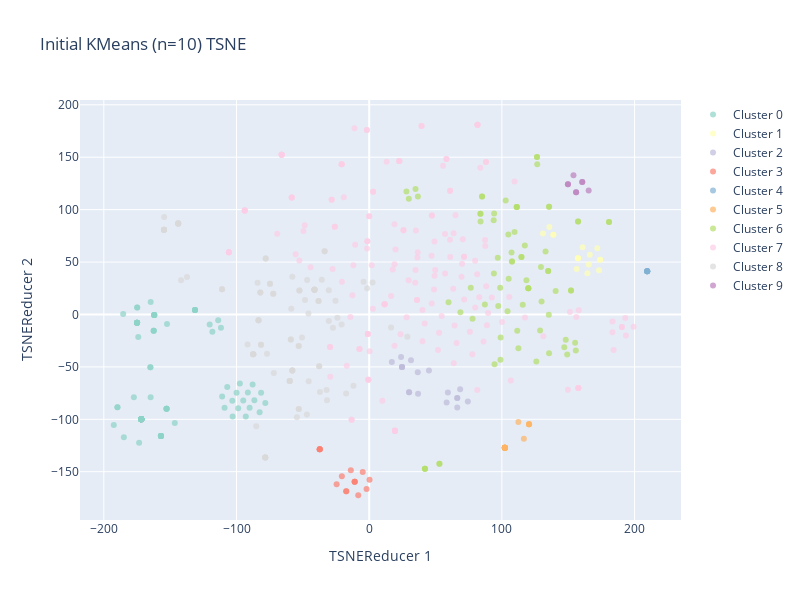
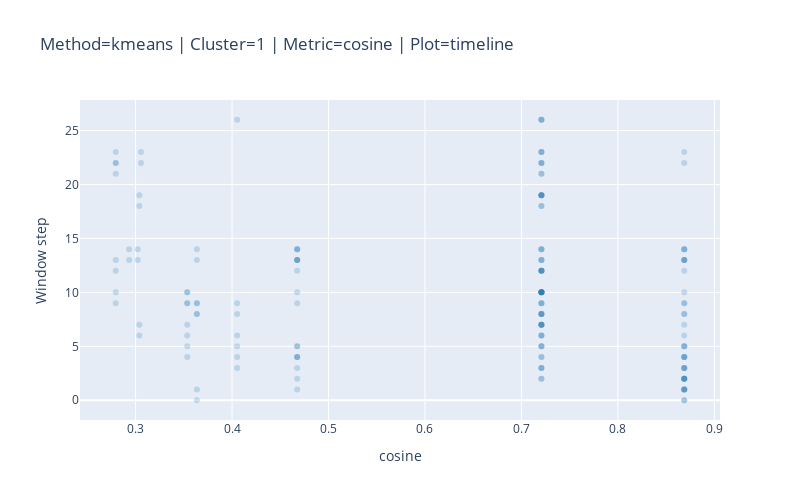
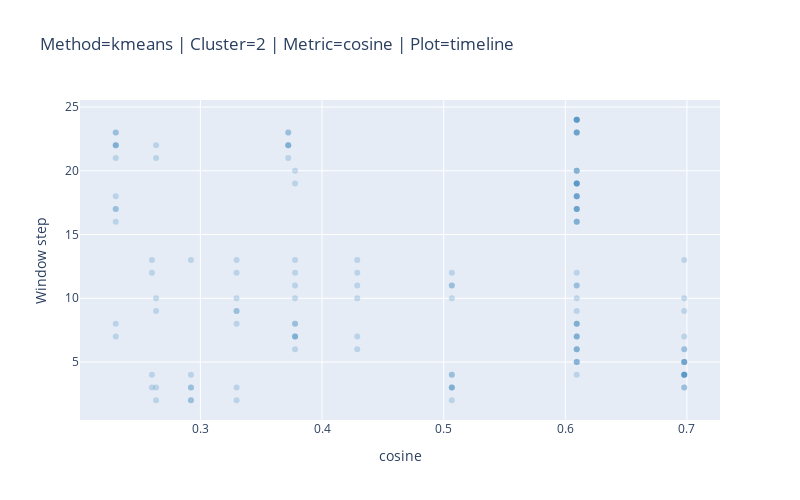

Notebook code cell kept with these figures, in order:
### Code cell
### Section: Usage Example
# DEFAULTS for interactive use / notebook. Move or edit these values when running experiments.


if __name__ == '__main__':
    # Minimal script-mode demo: load tokens & embeddings and run the usage_example once.
    with open(DEFAULTS.get('tokens_path'), 'r') as f:
        all_tokens = json.load(f)

    embeddings_tensor = torch.load(DEFAULTS.get('embeddings_path'), map_location='cpu')

    # Handle different tensor shapes
    if embeddings_tensor.dim() == 3:
        all_embeddings = embeddings_tensor.view(-1, embeddings_tensor.size(-1)).numpy()
    elif embeddings_tensor.dim() == 2:
        all_embeddings = embeddings_tensor.T.numpy()
    else:
        raise ValueError(f"Unexpected embedding tensor shape: {embeddings_tensor.shape}")

    # Trim to matching lengths if necessary
    if len(all_tokens) != all_embeddings.shape[0]:
        min_len = min(len(all_tokens), all_embeddings.shape[0])
        all_tokens = all_tokens[:min_len]
        all_embeddings = all_embeddings[:min_len]

    # Run the unified usage example (it will show TSNE and pdf/timeline plots once per method)
    usage_example(all_tokens, all_embeddings, params=DEFAULTS)

### Figure 1 — Plotly figure (JSON) as saved in the notebook; plotly's stock layout.template omitted (floating-point values rounded to 4 significant figures; data arrays with more than 128 entries replaced by an {"elided": "..."} marker saying what was removed)
{"data": [{"hovertemplate": "<b>%{text}</b><br>Cluster: Cluster 0<extra></extra>", "marker": {"color": "rgb(141,211,199)", "opacity": 0.7, "size": 6}, "mode": "markers", "name": "Cluster 0", "text": [".", ",", ",", ",", " and", ".", " and", ".", ".", " and", " and", ".", ",", " and", ".\n", ":", ",", ",", ",", ",", ",", ",", ",", ".", ",", ",", ",", ",", ",", ",", ",", ",", " and", ",", ",", ",", ",", ",", ".\n", ",", ",", " and", ".", ",", ".\n", ",", ",", " and", ".", " and", ".\n", ",", ".", " and", ".", " and", ".\n\n", ",", ".", ",", ":", ",", ",", ",", " and", ".", ",", " and", ",", ".\n\n", ",", ".", " and", ".", ".", ",", " and", ",", " and", ".\n\n", ",", ".", ",", ".", ".", ",", ",", ".", ".\n\n", ",", ".", " and", ",", "."], "type": "scatter", "x": [-174.9, -192.5, -171.8, -152.7, -82.58, -162.4, -94.92, -162.0, -162.4, -91.46, -102.9, -162.4, -157.0, -86.54, -131.3, -164.9, -189.8, -152.7, -189.8, -146.5, -177.4, -171.8, -171.8, -152.4, -171.8, -157.0, -157.0, -171.8, -173.4, -157.0, -184.9, -164.7, -97.47, -171.8, -152.7, -171.8, -171.8, -152.7, -131.3, -171.8, -171.8, -78.28, -162.0, -157.0, -131.3, -171.8, -157.0, -81.48, -162.0, -87.87, -131.3, -171.8, -162.0, -107.0, -162.0, -109.0, -113.8, -171.8, -174.9, -171.8, -164.9, -171.8, -171.8, -171.8, -93.0, -174.9, -171.8, -90.14, -171.8, -118.2, -171.8, -164.7, -98.75, -174.1, -174.9, -171.8, -110.8, -171.8, -99.95, -111.7, -171.8, -185.4, -171.8, -174.9, -174.9, -171.8, -171.8, -174.9, -120.2, -171.8, -174.9, -103.2, -171.8, -174.9], "y": [6.56, -105.3, -99.93, -89.91, -93.26, -15.54, -81.96, -0.5488, -15.54, -74.51, -97.32, -15.54, -115.9, -81.72, 4.303, -50.31, -88.56, -89.91, -88.56, -103.5, -78.97, -99.93, -99.93, -9.041, -99.93, -115.9, -115.9, -99.93, -122.5, -115.9, -117.0, -78.95, -65.79, -99.93, -89.91, -99.93, -99.93, -89.91, 4.303, -99.93, -99.93, -84.55, -0.5488, -115.9, 4.303, -99.93, -115.9, -74.6, -0.5488, -66.81, 4.303, -99.93, -0.5488, -69.08, -0.5488, -89.01, -5.601, -99.93, 6.56, -99.93, -50.31, -99.93, -99.93, -99.93, -97.37, -7.915, -99.93, -89.05, -99.93, -16.54, -99.93, 11.88, -89.56, -21.42, -7.915, -99.93, -78.26, -99.93, -74.65, -12.72, -99.93, 0.4893, -99.93, -7.915, -7.915, -99.93, -99.93, -7.915, -9.51, -99.93, -7.915, -82.31, -99.93, -7.915]}, {"hovertemplate": "<b>%{text}</b><br>Cluster: Cluster 1<extra></extra>", "marker": {"color": "rgb(255,255,179)", "opacity": 0.7, "size": 6}, "mode": "markers", "name": "Cluster 1", "text": [" personality", " personality", " traits", " personality", " personality", " traits", " personality", " personality", " personality", " personality", " personality", " traits", " personality", " personality", " personality", " traits"], "type": "scatter", "x": [164.4, 157.3, 138.8, 157.3, 156.3, 130.9, 160.8, 173.2, 171.9, 174.0, 166.3, 135.8, 157.3, 165.4, 174.0, 138.8], "y": [39.22, 53.63, 76.04, 53.63, 43.4, 77.35, 64.05, 42.29, 63.06, 52.27, 56.94, 83.34, 53.63, 47.7, 52.27, 76.04]}, {"hovertemplate": "<b>%{text}</b><br>Cluster: Cluster 2<extra></extra>", "marker": {"color": "rgb(190,186,218)", "opacity": 0.7, "size": 6}, "mode": "markers", "name": "Cluster 2", "text": [" can", " can", " should", " should", "'ll", "'ll", " should", "'ll", "'ll", " can", "'ll", "'ll", " can", " can", "'ll", " can", " might", " could"], "type": "scatter", "x": [17.06, 24.71, 36.82, 30.06, 59.3, 68.52, 30.06, 58.34, 66.37, 24.71, 66.37, 74.33, 31.48, 24.02, 66.37, 24.71, 45.01, 36.6], "y": [-45.38, -50.01, -75.53, -74.19, -74.4, -71.43, -74.19, -83.92, -88.81, -50.01, -79.8, -83.02, -43.65, -40.58, -79.8, -50.01, -53.55, -55.14]}, {"hovertemplate": "<b>%{text}</b><br>Cluster: Cluster 3<extra></extra>", "marker": {"color": "rgb(251,128,114)", "opacity": 0.7, "size": 6}, "mode": "markers", "name": "Cluster 3", "text": [" how", " how", " how", " how", " how", " how", " who", " who", " how", " how", " how", " how", " how", " how", " who", " who"], "type": "scatter", "x": [-24.54, -13.85, -17.32, -4.885, -10.96, -10.96, -37.29, -37.29, -20.61, -10.96, -17.32, 0.248, -8.279, -1.983, -37.29, -37.29], "y": [-162.0, -148.6, -168.6, -150.2, -159.6, -159.6, -128.5, -128.5, -154.2, -159.6, -168.6, -157.8, -172.5, -166.4, -128.5, -128.5]}, {"hovertemplate": "<b>%{text}</b><br>Cluster: Cluster 4<extra></extra>", "marker": {"color": "rgb(128,177,211)", "opacity": 0.7, "size": 6}, "mode": "markers", "name": "Cluster 4", "text": [" attachment", " attachment", " attachment", " attachment", " attachment", " attachment"], "type": "scatter", "x": [209.5, 209.5, 209.5, 209.5, 209.5, 209.5], "y": [41.13, 41.13, 41.13, 41.13, 41.13, 41.13]}, {"hovertemplate": "<b>%{text}</b><br>Cluster: Cluster 5<extra></extra>", "marker": {"color": "rgb(253,180,98)", "opacity": 0.7, "size": 6}, "mode": "markers", "name": "Cluster 5", "text": [" terms", "-term", " terms", "-term", "-term", "-term", " terms", " terms", " terms", " terms", " terms", " terms", " terms", " term"], "type": "scatter", "x": [102.2, 120.4, 102.2, 112.4, 120.4, 120.4, 102.2, 102.2, 102.2, 102.2, 102.2, 102.2, 102.2, 116.6], "y": [-127.2, -104.6, -127.2, -102.6, -104.6, -104.6, -127.2, -127.2, -127.2, -127.2, -127.2, -127.2, -127.2, -118.4]}, {"hovertemplate": "<b>%{text}</b><br>Cluster: Cluster 6<extra></extra>", "marker": {"color": "rgb(179,222,105)", "opacity": 0.7, "size": 6}, "mode": "markers", "name": "Cluster 6", "text": ["<｜begin▁of▁sentence｜>", " influences", " education", " friendships", " events", " psychological", " vs", " nurture", " affect", " behaviors", " role", " social", " resilience", " challenges", " education", " friendships", " events", " vs", " nurture", " psychological", " resilience", " social", " resilience", " impact", " impact", " behaviors", "-esteem", " styles", " triggers", " dissoci", " ties", "child", "hood", " education", " friendships", " events", " influences", " importance", " parenting", " styles", " dynamics", " affect", " relationships", " parent", " nurturing", " versus", " teaches", " skills", " influence", " education", " schooling", " affects", " school", " affects", "-esteem", " education", " influences", " confidence", " affect", " interactive", " vs", " classes", " friendships", " social", " interactions", " friendships", " boost", "-esteem", " social", " skills", " anxiety", "-esteem", " friend", " shares", " versus"], "type": "scatter", "x": [87.17, 111.2, 147.0, 107.3, 126.4, 109.5, 41.99, 152.1, 83.91, 135.6, 77.87, 36.69, 134.9, 76.54, 148.1, 114.7, 126.4, 41.99, 152.1, 104.8, 129.4, 29.84, 134.9, 85.05, 85.05, 135.6, 118.5, 180.7, 132.9, 93.97, 99.05, 135.3, 115.7, 155.7, 107.6, 126.6, 111.2, 68.72, 97.23, 180.7, 59.76, 83.82, 117.3, 104.2, 140.5, 52.92, 128.8, 157.4, 102.9, 155.2, 135.6, 93.79, 125.9, 94.14, 119.9, 149.2, 111.2, 105.1, 83.82, 94.45, 41.99, 112.4, 114.7, 28.03, 98.92, 107.6, 129.9, 119.9, 34.89, 157.4, 98.71, 119.9, 96.87, 111.5, 52.92], "y": [9.462, 102.5, -31.29, 59.07, 150.2, 78.72, -147.1, 22.88, 88.76, 102.7, -4.045, 112.7, 41.37, 25.46, -24.13, 54.74, 150.2, -147.1, 22.88, 76.22, 45.38, 110.3, 41.37, 112.7, 112.7, 102.7, 32.67, 88.12, 60.02, 39.02, -22.03, -0.3578, 9.265, -34.31, 50.44, 143.3, 102.5, 2.045, 8.078, 88.12, 11.55, 96.16, 65.77, 3.176, 22.5, -142.4, -15.22, 88.71, 108.7, -26.99, -37.03, 89.87, -44.79, 96.35, 25.06, -38.26, 102.5, 33.97, 96.16, -47.37, -147.1, -32.11, 54.74, 117.3, -43.21, 50.44, 12.38, 25.06, 119.6, 88.71, 25.48, 25.06, 54.01, -15.49, -142.4]}, {"hovertemplate": "<b>%{text}</b><br>Cluster: Cluster 7<extra></extra>", "marker": {"color": "rgb(252,205,229)", "opacity": 0.7, "size": 6}, "mode": "markers", "name": "Cluster 7", "text": {"elided": "172 str values"}, "type": "scatter", "x": {"elided": "172 float values"}, "y": {"elided": "172 float values"}}, {"hovertemplate": "<b>%{text}</b><br>Cluster: Cluster 8<extra></extra>", "marker": {"color": "rgb(217,217,217)", "opacity": 0.7, "size": 6}, "mode": "markers", "name": "Cluster 8", "text": [" like", " in", " of", " the", " of", " it", " to", " the", " on", " to", " the", " in", " the", " each", " to", " the", " the", " in", " without", " using", " for", " the", " a", " for", " the", " The", " be", " in", " with", " so", " I", " to", " The", " has", " a", " with", " I", " to", " these", " each", " in", " I", " by", " \"", "\"", " in", " I", " the", " based", " on", " the", " a", " within", " each", " I", " each", " in", " I", " about", " the", " the", " of", " I", " like", " a", "'s", " one", "'s", " I", " about", " the", " these", " on", " to", " I", " The", " of", " a", " a", " of", " which", " I", " to", " like", " on", " like", " I", " about", " to", " or", " a", " your", " one"], "type": "scatter", "x": [-78.33, -57.95, -50.64, -41.24, -53.07, -25.44, -91.71, -41.24, -54.48, -87.43, -38.17, -59.86, -38.17, -27.34, -77.05, -30.46, -35.78, -57.95, -31.81, -11.88, -37.69, -52.58, -74.79, -37.69, -41.24, 2.537, 16.47, -59.86, -37.1, -58.74, -144.0, -81.56, -4.261, 28.74, -74.79, -32.14, -144.0, -81.56, -33.62, -30.45, -59.86, -144.0, -45.6, -137.3, -141.8, -59.86, -154.5, -48.38, -17.38, -53.1, -41.24, -72.33, -71.89, -20.83, -154.6, -23.97, -57.95, -154.6, -83.41, -46.78, -41.24, -59.08, -154.6, -78.33, -82.09, -110.9, -78.02, -110.9, -144.0, -83.41, -52.58, -33.62, -47.0, -87.43, -154.6, -1.57, -53.07, -72.33, -84.15, -59.08, -45.81, -144.0, -87.43, -78.33, -53.1, -78.33, -154.6, -83.41, -87.43, -85.1, -82.09, -57.95, -78.02], "y": [-136.4, -53.43, -21.85, 23.63, -30.19, 13.09, -28.58, 23.63, -97.99, -37.93, 12.85, -63.38, 12.85, -12.61, -37.58, 23.17, 33.01, -53.43, -81.85, -67.95, -49.44, 22.8, 29.39, -49.44, 23.63, 30.41, -12.4, -63.38, -73.9, 5.44, 86.85, -28.83, 31.23, -21.33, 29.39, -72.05, 86.85, -28.83, 60.41, -6.202, -63.38, 86.85, -63.6, 35.67, 32.55, -63.38, 93.02, 13.7, -75.31, -90.14, 23.63, 19.78, -55.8, -9.674, 80.72, -3.091, -53.43, 80.72, -5.415, 32.94, 23.63, -23.79, 80.72, -136.4, 20.92, 23.98, 53.35, 23.98, 86.85, -5.415, 22.8, 60.41, -95.31, -37.93, 80.72, 25.01, -30.19, 19.78, 30.19, -23.79, 0.9593, 86.85, -37.93, -136.4, -90.14, -136.4, 80.72, -5.415, -37.93, -106.6, 20.92, 36.02, 53.35]}, {"hovertemplate": "<b>%{text}</b><br>Cluster: Cluster 9<extra></extra>", "marker": {"color": "rgb(188,128,189)", "opacity": 0.7, "size": 6}, "mode": "markers", "name": "Cluster 9", "text": [" experiences", " experiences", " experiences", " experiences", " experiences", " experiences", " experiences", " experiences"], "type": "scatter", "x": [155.9, 155.9, 153.9, 160.6, 165.4, 160.6, 149.8, 149.8], "y": [116.5, 116.5, 132.8, 126.3, 118.3, 126.3, 124.2, 124.2]}], "layout": {"height": 600, "showlegend": true, "title": {"text": "Initial KMeans (n=10) TSNE"}, "width": 800, "xaxis": {"title": {"text": "TSNEReducer 1"}}, "yaxis": {"title": {"text": "TSNEReducer 2"}}}}

### Figure 2 — Plotly figure (JSON) as saved in the notebook; plotly's stock layout.template omitted (floating-point values rounded to 4 significant figures)
{"data": [{"hoverinfo": "x+y", "marker": {"color": "rgba(31,119,180,0.6)", "line": {"width": 0}, "opacity": 0.35, "size": 6}, "mode": "markers", "name": "window_0", "type": "scatter", "x": [0.8688, 0.3635, 0.8688], "y": [0, 0, 0]}, {"hoverinfo": "x+y", "marker": {"color": "rgba(31,119,180,0.6)", "line": {"width": 0}, "opacity": 0.35, "size": 6}, "mode": "markers", "name": "window_1", "type": "scatter", "x": [0.3635, 0.8688, 0.8688, 0.8688, 0.4675, 0.8688, 0.8688], "y": [1, 1, 1, 1, 1, 1, 1]}, {"hoverinfo": "x+y", "marker": {"color": "rgba(31,119,180,0.6)", "line": {"width": 0}, "opacity": 0.35, "size": 6}, "mode": "markers", "name": "window_2", "type": "scatter", "x": [0.8688, 0.8688, 0.4675, 0.8688, 0.8688, 0.8688, 0.7207, 0.8688, 0.7207], "y": [2, 2, 2, 2, 2, 2, 2, 2, 2]}, {"hoverinfo": "x+y", "marker": {"color": "rgba(31,119,180,0.6)", "line": {"width": 0}, "opacity": 0.35, "size": 6}, "mode": "markers", "name": "window_3", "type": "scatter", "x": [0.8688, 0.7207, 0.8688, 0.7207, 0.4053, 0.4675, 0.8688, 0.8688, 0.7207], "y": [3, 3, 3, 3, 3, 3, 3, 3, 3]}, {"hoverinfo": "x+y", "marker": {"color": "rgba(31,119,180,0.6)", "line": {"width": 0}, "opacity": 0.35, "size": 6}, "mode": "markers", "name": "window_4", "type": "scatter", "x": [0.4053, 0.4675, 0.8688, 0.8688, 0.7207, 0.4675, 0.4675, 0.8688, 0.8688, 0.7207, 0.3535], "y": [4, 4, 4, 4, 4, 4, 4, 4, 4, 4, 4]}, {"hoverinfo": "x+y", "marker": {"color": "rgba(31,119,180,0.6)", "line": {"width": 0}, "opacity": 0.35, "size": 6}, "mode": "markers", "name": "window_5", "type": "scatter", "x": [0.4675, 0.4675, 0.8688, 0.8688, 0.7207, 0.3535, 0.8688, 0.4053, 0.7207, 0.7207], "y": [5, 5, 5, 5, 5, 5, 5, 5, 5, 5]}, {"hoverinfo": "x+y", "marker": {"color": "rgba(31,119,180,0.6)", "line": {"width": 0}, "opacity": 0.35, "size": 6}, "mode": "markers", "name": "window_6", "type": "scatter", "x": [0.8688, 0.4053, 0.7207, 0.7207, 0.7207, 0.3039, 0.3535], "y": [6, 6, 6, 6, 6, 6, 6]}, {"hoverinfo": "x+y", "marker": {"color": "rgba(31,119,180,0.6)", "line": {"width": 0}, "opacity": 0.35, "size": 6}, "mode": "markers", "name": "window_7", "type": "scatter", "x": [0.7207, 0.3039, 0.3535, 0.7207, 0.7207, 0.7207, 0.7207, 0.8688, 0.7207], "y": [7, 7, 7, 7, 7, 7, 7, 7, 7]}, {"hoverinfo": "x+y", "marker": {"color": "rgba(31,119,180,0.6)", "line": {"width": 0}, "opacity": 0.35, "size": 6}, "mode": "markers", "name": "window_8", "type": "scatter", "x": [0.7207, 0.7207, 0.7207, 0.7207, 0.8688, 0.7207, 0.8688, 0.4053, 0.3635, 0.3635], "y": [8, 8, 8, 8, 8, 8, 8, 8, 8, 8]}, {"hoverinfo": "x+y", "marker": {"color": "rgba(31,119,180,0.6)", "line": {"width": 0}, "opacity": 0.35, "size": 6}, "mode": "markers", "name": "window_9", "type": "scatter", "x": [0.8688, 0.4053, 0.3635, 0.3635, 0.8688, 0.4675, 0.7207, 0.7207, 0.2794, 0.3535, 0.7207, 0.3535], "y": [9, 9, 9, 9, 9, 9, 9, 9, 9, 9, 9, 9]}, {"hoverinfo": "x+y", "marker": {"color": "rgba(31,119,180,0.6)", "line": {"width": 0}, "opacity": 0.35, "size": 6}, "mode": "markers", "name": "window_10", "type": "scatter", "x": [0.8688, 0.4675, 0.7207, 0.7207, 0.2794, 0.3535, 0.7207, 0.3535, 0.7207, 0.7207, 0.7207, 0.7207, 0.7207, 0.7207, 0.7207], "y": [10, 10, 10, 10, 10, 10, 10, 10, 10, 10, 10, 10, 10, 10, 10]}, {"hoverinfo": "x+y", "marker": {"color": "rgba(31,119,180,0.6)", "line": {"width": 0}, "opacity": 0.35, "size": 6}, "mode": "markers", "name": "window_12", "type": "scatter", "x": [0.7207, 0.7207, 0.7207, 0.7207, 0.2794, 0.7207, 0.7207, 0.4675, 0.8688], "y": [12, 12, 12, 12, 12, 12, 12, 12, 12]}, {"hoverinfo": "x+y", "marker": {"color": "rgba(31,119,180,0.6)", "line": {"width": 0}, "opacity": 0.35, "size": 6}, "mode": "markers", "name": "window_13", "type": "scatter", "x": [0.7207, 0.2794, 0.7207, 0.7207, 0.4675, 0.8688, 0.4675, 0.8688, 0.4675, 0.8688, 0.3635, 0.4675, 0.3022, 0.8688, 0.2933], "y": [13, 13, 13, 13, 13, 13, 13, 13, 13, 13, 13, 13, 13, 13, 13]}, {"hoverinfo": "x+y", "marker": {"color": "rgba(31,119,180,0.6)", "line": {"width": 0}, "opacity": 0.35, "size": 6}, "mode": "markers", "name": "window_14", "type": "scatter", "x": [0.4675, 0.8688, 0.4675, 0.8688, 0.3635, 0.4675, 0.3022, 0.8688, 0.2933, 0.7207, 0.7207, 0.7207], "y": [14, 14, 14, 14, 14, 14, 14, 14, 14, 14, 14, 14]}, {"hoverinfo": "x+y", "marker": {"color": "rgba(31,119,180,0.6)", "line": {"width": 0}, "opacity": 0.35, "size": 6}, "mode": "markers", "name": "window_18", "type": "scatter", "x": [0.7207, 0.3039, 0.7207], "y": [18, 18, 18]}, {"hoverinfo": "x+y", "marker": {"color": "rgba(31,119,180,0.6)", "line": {"width": 0}, "opacity": 0.35, "size": 6}, "mode": "markers", "name": "window_19", "type": "scatter", "x": [0.3039, 0.7207, 0.7207, 0.7207, 0.7207, 0.7207, 0.7207], "y": [19, 19, 19, 19, 19, 19, 19]}, {"hoverinfo": "x+y", "marker": {"color": "rgba(31,119,180,0.6)", "line": {"width": 0}, "opacity": 0.35, "size": 6}, "mode": "markers", "name": "window_21", "type": "scatter", "x": [0.7207, 0.7207, 0.2794], "y": [21, 21, 21]}, {"hoverinfo": "x+y", "marker": {"color": "rgba(31,119,180,0.6)", "line": {"width": 0}, "opacity": 0.35, "size": 6}, "mode": "markers", "name": "window_22", "type": "scatter", "x": [0.7207, 0.2794, 0.8688, 0.3056, 0.2794, 0.7207, 0.7207], "y": [22, 22, 22, 22, 22, 22, 22]}, {"hoverinfo": "x+y", "marker": {"color": "rgba(31,119,180,0.6)", "line": {"width": 0}, "opacity": 0.35, "size": 6}, "mode": "markers", "name": "window_23", "type": "scatter", "x": [0.8688, 0.3056, 0.2794, 0.7207, 0.7207, 0.7207], "y": [23, 23, 23, 23, 23, 23]}, {"hoverinfo": "x+y", "marker": {"color": "rgba(31,119,180,0.6)", "line": {"width": 0}, "opacity": 0.35, "size": 6}, "mode": "markers", "name": "window_26", "type": "scatter", "x": [0.7207, 0.7207, 0.4053, 0.7207], "y": [26, 26, 26, 26]}], "layout": {"height": 500, "showlegend": false, "title": {"text": "Method=kmeans | Cluster=1 | Metric=cosine | Plot=timeline"}, "width": 800, "xaxis": {"title": {"text": "cosine"}}, "yaxis": {"title": {"text": "Window step"}}}}

### Figure 3 — Plotly figure (JSON) as saved in the notebook; plotly's stock layout.template omitted (floating-point values rounded to 4 significant figures)
{"data": [{"hoverinfo": "x+y", "marker": {"color": "rgba(31,119,180,0.6)", "line": {"width": 0}, "opacity": 0.35, "size": 6}, "mode": "markers", "name": "window_2", "type": "scatter", "x": [0.2922, 0.2922, 0.5067, 0.3297, 0.2636], "y": [2, 2, 2, 2, 2]}, {"hoverinfo": "x+y", "marker": {"color": "rgba(31,119,180,0.6)", "line": {"width": 0}, "opacity": 0.35, "size": 6}, "mode": "markers", "name": "window_3", "type": "scatter", "x": [0.2922, 0.5067, 0.3297, 0.2636, 0.5067, 0.2922, 0.6978, 0.6978, 0.5067, 0.2602], "y": [3, 3, 3, 3, 3, 3, 3, 3, 3, 3]}, {"hoverinfo": "x+y", "marker": {"color": "rgba(31,119,180,0.6)", "line": {"width": 0}, "opacity": 0.35, "size": 6}, "mode": "markers", "name": "window_4", "type": "scatter", "x": [0.5067, 0.2922, 0.6978, 0.6978, 0.5067, 0.2602, 0.6978, 0.6978, 0.6094, 0.6978], "y": [4, 4, 4, 4, 4, 4, 4, 4, 4, 4]}, {"hoverinfo": "x+y", "marker": {"color": "rgba(31,119,180,0.6)", "line": {"width": 0}, "opacity": 0.35, "size": 6}, "mode": "markers", "name": "window_5", "type": "scatter", "x": [0.6978, 0.6978, 0.6094, 0.6978, 0.6978, 0.6094, 0.6094], "y": [5, 5, 5, 5, 5, 5, 5]}, {"hoverinfo": "x+y", "marker": {"color": "rgba(31,119,180,0.6)", "line": {"width": 0}, "opacity": 0.35, "size": 6}, "mode": "markers", "name": "window_6", "type": "scatter", "x": [0.6978, 0.6094, 0.6094, 0.6978, 0.6094, 0.3778, 0.4289], "y": [6, 6, 6, 6, 6, 6, 6]}, {"hoverinfo": "x+y", "marker": {"color": "rgba(31,119,180,0.6)", "line": {"width": 0}, "opacity": 0.35, "size": 6}, "mode": "markers", "name": "window_7", "type": "scatter", "x": [0.6978, 0.6094, 0.3778, 0.4289, 0.2304, 0.6094, 0.6094, 0.3778, 0.3778], "y": [7, 7, 7, 7, 7, 7, 7, 7, 7]}, {"hoverinfo": "x+y", "marker": {"color": "rgba(31,119,180,0.6)", "line": {"width": 0}, "opacity": 0.35, "size": 6}, "mode": "markers", "name": "window_8", "type": "scatter", "x": [0.2304, 0.6094, 0.6094, 0.3778, 0.3778, 0.3297, 0.6094], "y": [8, 8, 8, 8, 8, 8, 8]}, {"hoverinfo": "x+y", "marker": {"color": "rgba(31,119,180,0.6)", "line": {"width": 0}, "opacity": 0.35, "size": 6}, "mode": "markers", "name": "window_9", "type": "scatter", "x": [0.3297, 0.6094, 0.6978, 0.3297, 0.2636], "y": [9, 9, 9, 9, 9]}, {"hoverinfo": "x+y", "marker": {"color": "rgba(31,119,180,0.6)", "line": {"width": 0}, "opacity": 0.35, "size": 6}, "mode": "markers", "name": "window_10", "type": "scatter", "x": [0.6978, 0.3297, 0.2636, 0.6094, 0.3778, 0.4289, 0.5067], "y": [10, 10, 10, 10, 10, 10, 10]}, {"hoverinfo": "x+y", "marker": {"color": "rgba(31,119,180,0.6)", "line": {"width": 0}, "opacity": 0.35, "size": 6}, "mode": "markers", "name": "window_11", "type": "scatter", "x": [0.6094, 0.3778, 0.4289, 0.5067, 0.6094, 0.5067], "y": [11, 11, 11, 11, 11, 11]}, {"hoverinfo": "x+y", "marker": {"color": "rgba(31,119,180,0.6)", "line": {"width": 0}, "opacity": 0.35, "size": 6}, "mode": "markers", "name": "window_12", "type": "scatter", "x": [0.6094, 0.5067, 0.4289, 0.3778, 0.2602, 0.3297], "y": [12, 12, 12, 12, 12, 12]}, {"hoverinfo": "x+y", "marker": {"color": "rgba(31,119,180,0.6)", "line": {"width": 0}, "opacity": 0.35, "size": 6}, "mode": "markers", "name": "window_13", "type": "scatter", "x": [0.4289, 0.3778, 0.2602, 0.3297, 0.2922, 0.6978], "y": [13, 13, 13, 13, 13, 13]}, {"hoverinfo": "x+y", "marker": {"color": "rgba(31,119,180,0.6)", "line": {"width": 0}, "opacity": 0.35, "size": 6}, "mode": "markers", "name": "window_16", "type": "scatter", "x": [0.6094, 0.6094, 0.6094, 0.2304], "y": [16, 16, 16, 16]}, {"hoverinfo": "x+y", "marker": {"color": "rgba(31,119,180,0.6)", "line": {"width": 0}, "opacity": 0.35, "size": 6}, "mode": "markers", "name": "window_17", "type": "scatter", "x": [0.6094, 0.6094, 0.2304, 0.2304, 0.6094, 0.6094], "y": [17, 17, 17, 17, 17, 17]}, {"hoverinfo": "x+y", "marker": {"color": "rgba(31,119,180,0.6)", "line": {"width": 0}, "opacity": 0.35, "size": 6}, "mode": "markers", "name": "window_18", "type": "scatter", "x": [0.2304, 0.6094, 0.6094, 0.6094, 0.6094], "y": [18, 18, 18, 18, 18]}, {"hoverinfo": "x+y", "marker": {"color": "rgba(31,119,180,0.6)", "line": {"width": 0}, "opacity": 0.35, "size": 6}, "mode": "markers", "name": "window_19", "type": "scatter", "x": [0.6094, 0.6094, 0.6094, 0.6094, 0.3778, 0.6094], "y": [19, 19, 19, 19, 19, 19]}, {"hoverinfo": "x+y", "marker": {"color": "rgba(31,119,180,0.6)", "line": {"width": 0}, "opacity": 0.35, "size": 6}, "mode": "markers", "name": "window_20", "type": "scatter", "x": [0.6094, 0.6094, 0.3778, 0.6094], "y": [20, 20, 20, 20]}, {"hoverinfo": "x+y", "marker": {"color": "rgba(31,119,180,0.6)", "line": {"width": 0}, "opacity": 0.35, "size": 6}, "mode": "markers", "name": "window_21", "type": "scatter", "x": [0.2304, 0.2636, 0.3722], "y": [21, 21, 21]}, {"hoverinfo": "x+y", "marker": {"color": "rgba(31,119,180,0.6)", "line": {"width": 0}, "opacity": 0.35, "size": 6}, "mode": "markers", "name": "window_22", "type": "scatter", "x": [0.2304, 0.2636, 0.3722, 0.2304, 0.2304, 0.3722, 0.3722], "y": [22, 22, 22, 22, 22, 22, 22]}, {"hoverinfo": "x+y", "marker": {"color": "rgba(31,119,180,0.6)", "line": {"width": 0}, "opacity": 0.35, "size": 6}, "mode": "markers", "name": "window_23", "type": "scatter", "x": [0.2304, 0.2304, 0.3722, 0.3722, 0.6094, 0.6094, 0.6094, 0.6094], "y": [23, 23, 23, 23, 23, 23, 23, 23]}, {"hoverinfo": "x+y", "marker": {"color": "rgba(31,119,180,0.6)", "line": {"width": 0}, "opacity": 0.35, "size": 6}, "mode": "markers", "name": "window_24", "type": "scatter", "x": [0.6094, 0.6094, 0.6094, 0.6094, 0.6094], "y": [24, 24, 24, 24, 24]}], "layout": {"height": 500, "showlegend": false, "title": {"text": "Method=kmeans | Cluster=2 | Metric=cosine | Plot=timeline"}, "width": 800, "xaxis": {"title": {"text": "cosine"}}, "yaxis": {"title": {"text": "Window step"}}}}
